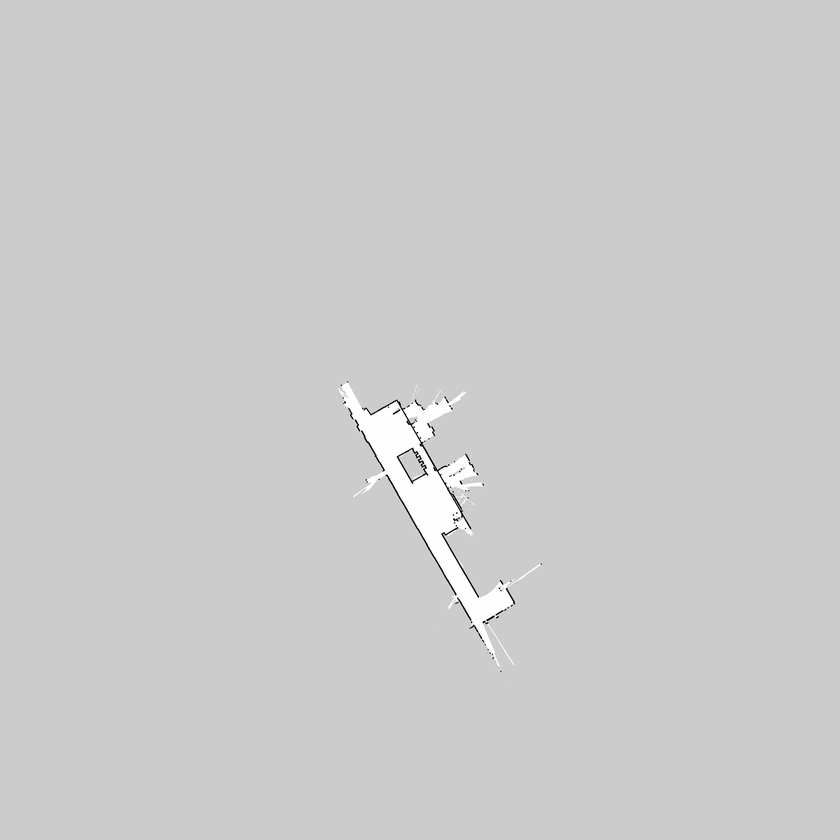
#> input picture images/chinokyoten1f_fixed.png, 840 x 840 px, shrunk from 4000 x 4000 before the run, found by its file name
$ python guitest.py
#> lines starting #> are read from the running program, lines starting #| are printed output that depends on the picture
from typing import AsyncIterable
from matplotlib.colors import Colormap
import numpy as np
import matplotlib.image as mpimg
from matplotlib import pyplot as plt
from mpl_toolkits.mplot3d import Axes3D
import matplotlib.transforms as mtransforms
from math import pi, atan, sin, cos
from scipy.ndimage import rotate, shift

# Initialisation Parameters

USERINPUT = True # if True, allow user to manually set point1 and point2 coordinates


map1 = mpimg.imread('./images/chinokyoten1f_fixed.png')
#> map1 is the input picture: shape (840, 840, 3) float32; min 0, max 1, mean 0.802
map2 = mpimg.imread('./images/chinokyoten2f_fixed.png')
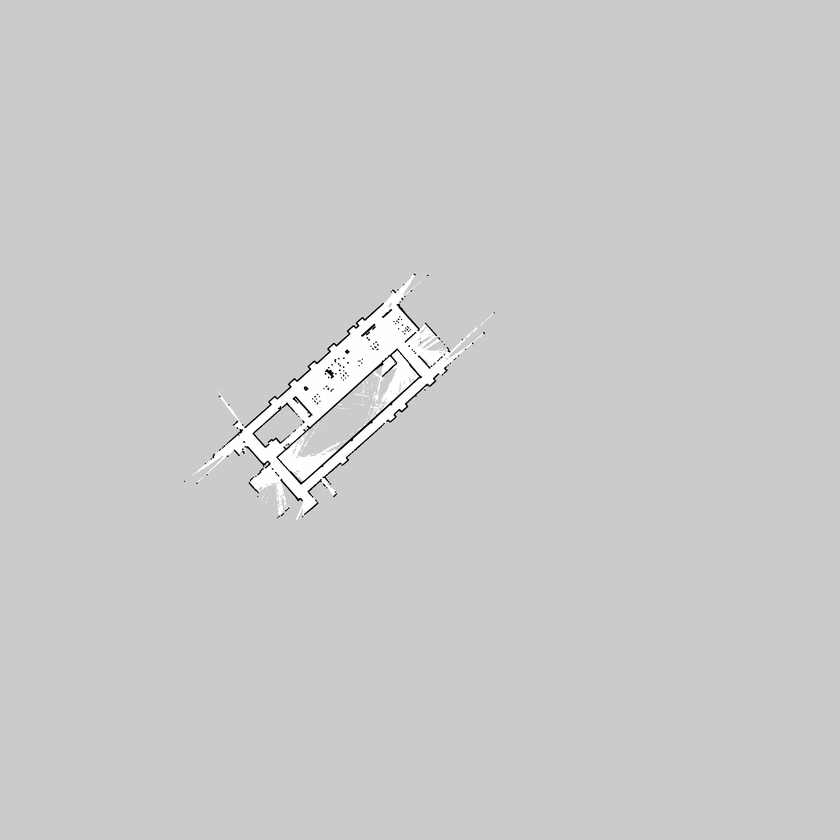
#> input picture images/chinokyoten2f_fixed.png, 840 x 840 px, shrunk from 4000 x 4000 before the run, found by its file name
#> map2 is the input picture: shape (840, 840, 3) float32; min 0, max 1, mean 0.798
map3 = mpimg.imread('./images/chinokyoten3f_fixed.png')
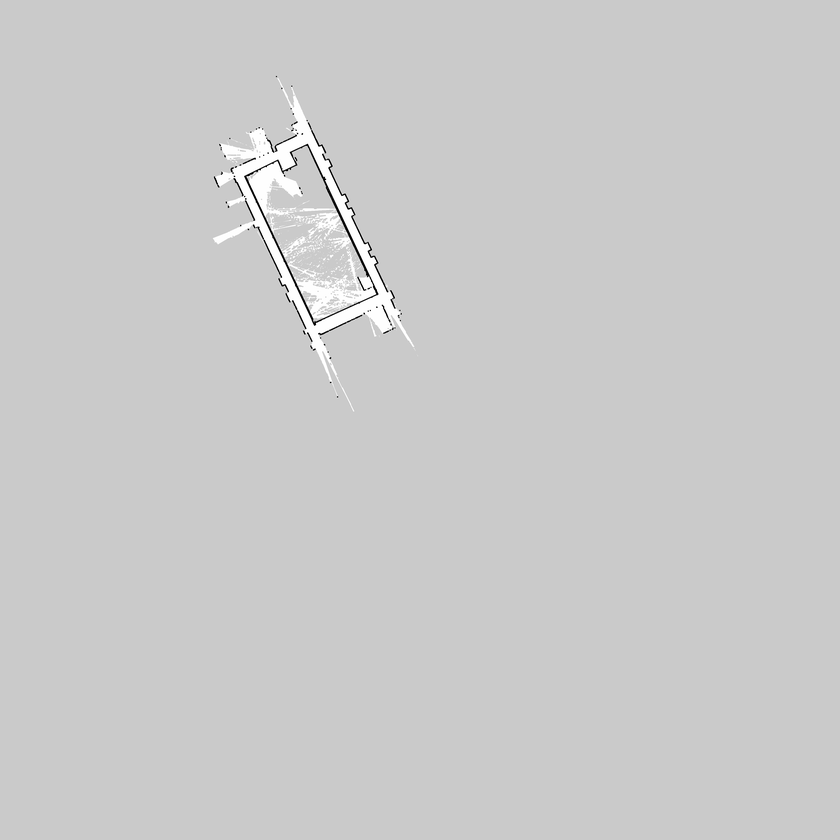
#> input picture images/chinokyoten3f_fixed.png, 840 x 840 px, shrunk from 4000 x 4000 before the run, found by its file name
#> map3 is the input picture: shape (840, 840, 3) float32; min 0, max 1, mean 0.794


fig = plt.figure()
ax = fig.add_subplot(111, projection='3d')
ax.plot([0, 0, 0], [0, 0, 10], [0, 0, 20], )

# translation and rotation of 1F

x, y = np.mgrid[0:map1.shape[0], 0:map1.shape[1]]
z = np.atleast_2d(0)

if USERINPUT == True:
    # prompt for user input on coordinates of Point 1 and Point 2

    import tkinter as tk

    window = tk.Tk()

    # frame0 (titles)

    frame0 = tk.Frame()

    title1 = tk.Label(text='Please insert the coordinates of the points you wish to align for each floor.', master=frame0)
    title2 = tk.Label(text='Ensure that points 1 and 2 correspond to the same points for each floor.', master=frame0)

    frame0.pack(pady=10)

    title1.grid(row=0, column=0)
    title2.grid(row=1, column=0)

    # end frame0

    # frame1 (coordinates of floor 1)

    frame1 = tk.Frame()

    label_f1 = tk.Label(text="Floor 1's coordinates", master=frame1)

    label_f1p1 = tk.Label(text="Point 1", master=frame1)
    label_f1x1 = tk.Label(text='x', master=frame1)
    label_f1y1 = tk.Label(text='y', master=frame1)

    field_f1x1 = tk.Entry(master=frame1)
    field_f1y1 = tk.Entry(master=frame1)

    label_f1p2 = tk.Label(text='Point 2', master=frame1)
    label_f1x2 = tk.Label(text='x', master=frame1)
    label_f1y2 = tk.Label(text='y', master=frame1)

    field_f1x2 = tk.Entry(master=frame1)
    field_f1y2 = tk.Entry(master=frame1)

    frame1.pack()

    label_f1.grid(row=1, column=0, rowspan=2)

    label_f1p1.grid(row=0, column=1, columnspan=2)
    label_f1x1.grid(row=1, column=1)
    label_f1y1.grid(row=1, column=2)
    label_f1p2.grid(row=0, column=4, columnspan=2)
    label_f1x2.grid(row=1, column=4)
    label_f1y2.grid(row=1, column=5)

    field_f1x1.grid(row=2, column=1)
    field_f1y1.grid(row=2, column=2)
    field_f1x2.grid(row=2, column=4)
    field_f1y2.grid(row=2, column=5)

    # end frame1

    # start frame2
    frame2 = tk.Frame()

    label_f2 = tk.Label(text="Floor 2's coordinates", master=frame2)

    label_f2p1 = tk.Label(text="Point 1", master=frame2)
    label_f2x1 = tk.Label(text='x', master=frame2)
    label_f2y1 = tk.Label(text='y', master=frame2)

    field_f2x1 = tk.Entry(master=frame2)
    field_f2y1 = tk.Entry(master=frame2)

    label_f2p2 = tk.Label(text='Point 2', master=frame2)
    label_f2x2 = tk.Label(text='x', master=frame2)
    label_f2y2 = tk.Label(text='y', master=frame2)

    field_f2x2 = tk.Entry(master=frame2)
    field_f2y2 = tk.Entry(master=frame2)

    frame2.pack()

    label_f2.grid(row=1, column=0, rowspan=2)

    label_f2p1.grid(row=0, column=1, columnspan=2)
    label_f2x1.grid(row=1, column=1)
    label_f2y1.grid(row=1, column=2)
    label_f2p2.grid(row=0, column=4, columnspan=2)
    label_f2x2.grid(row=1, column=4)
    label_f2y2.grid(row=1, column=5)

    field_f2x1.grid(row=2, column=1)
    field_f2y1.grid(row=2, column=2)
    field_f2x2.grid(row=2, column=4)
    field_f2y2.grid(row=2, column=5)

    # end frame2

    # start frame3

    frame3 = tk.Frame()

    label_f3 = tk.Label(text="Floor 3's coordinates", master=frame3)

    label_f3p1 = tk.Label(text="Point 1", master=frame3)
    label_f3x1 = tk.Label(text='x', master=frame3)
    label_f3y1 = tk.Label(text='y', master=frame3)

    field_f3x1 = tk.Entry(master=frame3)
    field_f3y1 = tk.Entry(master=frame3)

    label_f3p2 = tk.Label(text='Point 2', master=frame3)
    label_f3x2 = tk.Label(text='x', master=frame3)
    label_f3y2 = tk.Label(text='y', master=frame3)

    field_f3x2 = tk.Entry(master=frame3)
    field_f3y2 = tk.Entry(master=frame3)


    frame3.pack()

    label_f3.grid(row=1, column=0, rowspan=2)

    label_f3p1.grid(row=0, column=1, columnspan=2)
    label_f3x1.grid(row=1, column=1)
    label_f3y1.grid(row=1, column=2)
    label_f3p2.grid(row=0, column=4, columnspan=2)
    label_f3x2.grid(row=1, column=4)
    label_f3y2.grid(row=1, column=5)

    field_f3x1.grid(row=2, column=1)
    field_f3y1.grid(row=2, column=2)
    field_f3x2.grid(row=2, column=4)
    field_f3y2.grid(row=2, column=5)

    # end frame3

    frame4 = tk.Frame()

    def submit():

        global p1_1, p1_2, p2_1, p2_2, p3_1, p3_2

        f1x1 = field_f1x1.get()
        f1y1 = field_f1y1.get()
        f1x2 = field_f1x2.get()
        f1y2 = field_f1y2.get()
        p1_1 = (int(f1x1), int(f1y1))
        p1_2 = (int(f1x2), int(f1y2))

        f2x1 = field_f2x1.get()
        f2y1 = field_f2y1.get()
        f2x2 = field_f2x2.get()
        f2y2 = field_f2y2.get()
        p2_1 = (int(f2x1), int(f2y1))
        p2_2 = (int(f2x2), int(f2y2))

        f3x1 = field_f3x1.get()
        f3y1 = field_f3y1.get()
        f3x2 = field_f3x2.get()
        f3y2 = field_f3y2.get()
        p3_1 = (int(f3x1), int(f3y1))
        p3_2 = (int(f3x2), int(f3y2))

        window.destroy()
        return None


    submit_button = tk.Button(text='Confirm Coordinates', command=submit, master=frame4)

    frame4.pack(pady=15)

    submit_button.grid(row=0, column=0)

    window.title('3D Alignment of Floor Plans')
    window.mainloop()
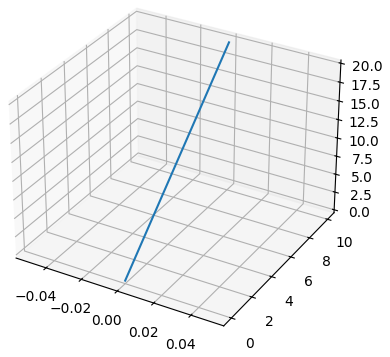
#> figure drawn by matplotlib, 1 panel
